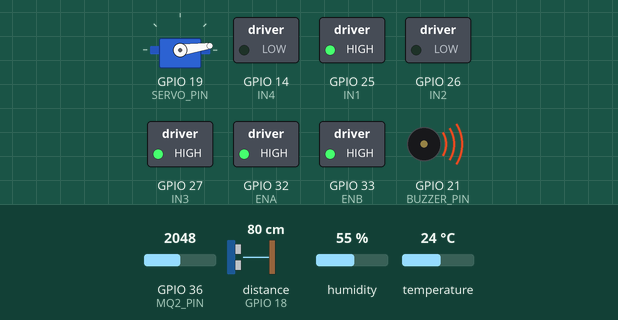
The sketch below on a simulated ESP32. Parts: servo, switched loads named in the sketch (green lamp = pin HIGH), buzzer (waves = sounding, pin HIGH). Wiring (inferred from the names in the program): ultrasonic range finder: trigger GPIO 5; echo GPIO 18. The inputs (shaded band) are chosen by the test bench; at power-on: distance to the obstacle (sensor on GPIO 18) 80 cm, GPIO 36 (MQ2_PIN) = 2048, humidity 55 %, temperature 24 °C. The echo pulse lasts 58.3 µs per cm; WiFi joins after 1.5 s; servers stay silent unless stated; uploads are accepted with an empty reply; pins used as bus, display or sensor lines are not drawn; what the sketch prints to the serial monitor is not drawn.

Above: at 11.4 s.
11.5 s: distance to the obstacle (sensor on GPIO 18) set to 19 cm
At 14.7 s:
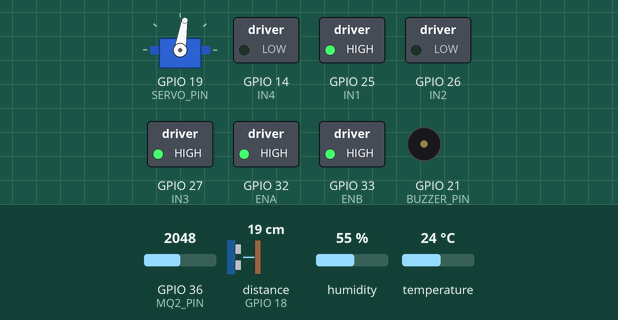
15.0 s: distance to the obstacle (sensor on GPIO 18) set to 15 cm
At 16.7 s:
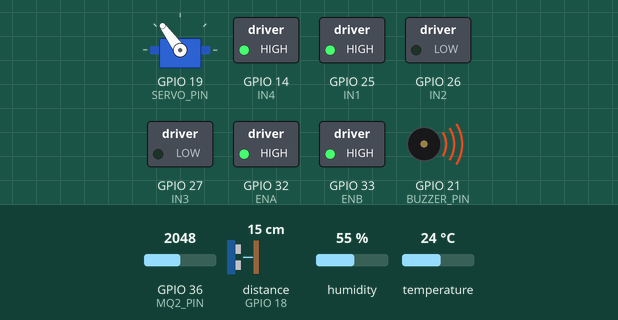
At 17.2 s:
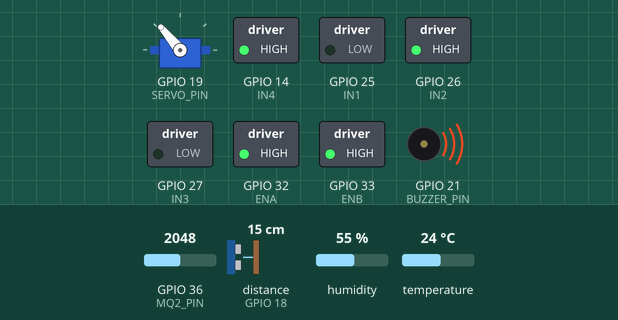
18.5 s: GPIO 36 (MQ2_PIN) set to 1931
At 20.8 s:
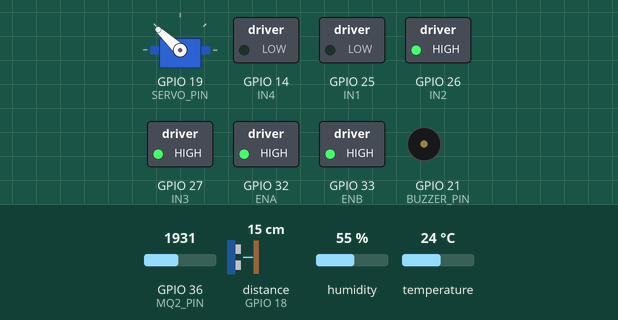
22.0 s: humidity set to 79 %
25.5 s: humidity set to 82 %
29.0 s: distance to the obstacle (sensor on GPIO 18) set to 2 cm
Timing chart, 0 to 37.4 s (numbered marks = the images above; inputs shaded):
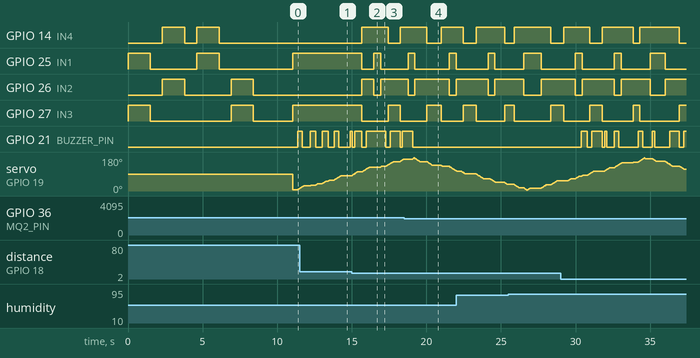

Measured:
- the behaviour switches between 17 and 16 cm on distance to the obstacle (sensor on GPIO 18) (found by bisection; images 1 and 2)
- the behaviour switches between 2001 and 2000 on GPIO 36 (MQ2_PIN) (found by bisection; images 3 and 4)
- after the input at 15.0 s, GPIO 14 (IN4): LOW → HIGH after 0.68 s, → LOW 1.8 s later, → HIGH 0.80 s later; GPIO 25 (IN1): HIGH → LOW after 0.68 s, → HIGH 0.80 s later, → LOW 0.46 s later; GPIO 26 (IN2): LOW → HIGH after 0.68 s, → LOW 0.80 s later, → HIGH 0.46 s later; GPIO 27 (IN3): HIGH → LOW after 0.68 s, → HIGH 1.8 s later, → LOW 0.80 s later
- by itself, servo on GPIO 19 (SERVO_PIN): rises from 53° to 175° in 5.4 s, then falls to 114° in 2.7 s

The sketch:

sketch_sep6a.ino
```cpp
#include <WiFi.h>
#include <FirebaseESP32.h>
#include <DHT.h>
#include <ESP32Servo.h>
#include <HTTPClient.h>
#include <WiFiClientSecure.h>

// ================= PENGATURAN WI-FI & FIREBASE =================
const char* ssid = "Kjiwonn";
const char* password = "geewonii28";

// URL Firebase (TANPA https:// dan TANPA garis miring / di akhir)
#define FIREBASE_HOST "rc-telementri-default-rtdb.asia-southeast1.firebasedatabase.app"
// Kunci Rahasia / Database Secret
#define FIREBASE_AUTH "y4KdPtOZOokvMWl8qdZuSUpeOla0NAXgQsOW5a02"

// Objek Firebase
FirebaseData fbdo;
FirebaseAuth auth;
FirebaseConfig config;

// ================= PENGATURAN NOTIFIKASI WHATSAPP (Fonnte) =================
const char* FONNTE_TOKEN = "eLwufMjLcsdnLTP59jHa";
const char* WA_PHONE  = "6287789175820"; // nomor tujuan notifikasi

// Jeda minimum antar pengiriman WhatsApp (ms) agar tidak spam
const unsigned long WA_COOLDOWN = 60000; // 60 detik
unsigned long lastWaSent = 0;

// ================= DEKLARASI PIN & SENSOR =================
#define DHTPIN 15
#define DHTTYPE DHT22
DHT dht(DHTPIN, DHTTYPE);

#define TRIG_PIN 5
#define ECHO_PIN 18
#define SERVO_PIN 19
#define BUZZER_PIN 21
#define MQ2_PIN 36

// Pin Motor L298N
#define IN1 25
#define IN2 26
#define IN3 27
#define IN4 14

// Pin Enable L298N (WAJIB HIGH agar output motor aktif; sebelumnya pin ini
// tidak pernah diatur di kode, sehingga motor diam meski IN1-IN4 benar)
#define ENA 32  // enable motor kiri (pasangan IN1/IN2)
#define ENB 33  // enable motor kanan (pasangan IN3/IN4)

Servo radarServo;

// ================= VARIABEL GLOBAL =================
float humidity = -999.0;
float temperature = -999.0;
int gasValue = 0;
long distance = 0;
bool isAlarm = false;

unsigned long previousMillis = 0;
unsigned long dhtMillis = 0;
unsigned long heartbeatMillis = 0;
unsigned long buzzerMillis = 0;
bool buzzerState = LOW;
bool firstSensorRead = true;

const int GAS_THRESHOLD = 2000;
const float HUMIDITY_THRESHOLD = 80.0;
const float SUHU_THRESHOLD = 40.0;

// ================= VARIABEL SWEEP SERVO (0 - 180 derajat) =================
int servoAngle = 0;          // sudut servo saat ini
int servoDirection = 1;      // 1 = bertambah (ke kanan), -1 = berkurang (ke kiri)
unsigned long servoMillis = 0;
const int SERVO_STEP_DELAY = 20; // ms antar langkah, makin kecil makin cepat sweepnya
const int SERVO_STEP_SIZE = 1;   // derajat per langkah

// ================= PENGATURAN PENGHINDARAN RINTANGAN (MOTOR DC) =================
// Jarak (cm) dari sensor ultrasonik di atas servo biru, sebagai batas aman.
// Kalau jarak terbaca LEBIH DEKAT dari ini, robot mulai manuver menghindar.
const int OBSTACLE_THRESHOLD_CM = 15;

// Durasi tiap tahap manuver (non-blocking, pakai millis() bukan delay())
const unsigned long DURASI_MUNDUR = 500;  // ms mundur sebelum belok
const unsigned long DURASI_BELOK  = 450;  // ms durasi belok (sesuaikan agar sudut belok pas)

// State mesin untuk navigasi robot, sesuai flowchart proposal:
// MAJU -> (jika ada rintangan) -> MUNDUR -> BELOK (kiri/kanan bergantian) -> MAJU lagi
enum StatusGerak { MAJU, MUNDUR, BELOK };
StatusGerak statusGerak = MAJU;
unsigned long gerakMillis = 0;
bool belokKeKanan = true; // bergantian kiri/kanan setiap kali menghindar

// ================= FUNGSI KONTROL MOTOR DC (DRIVER L298N) =================
// Catatan: Motor Kiri = IN1/IN2, Motor Kanan = IN3/IN4.
// Kalau arah fisik robot terbalik (maju jadi mundur, dsb), tukar HIGH/LOW
// pada motor yang bersangkutan.
void motorMaju() {
  digitalWrite(IN1, HIGH); digitalWrite(IN2, LOW);  // kiri maju
  digitalWrite(IN3, HIGH); digitalWrite(IN4, LOW);  // kanan maju
}

void motorMundur() {
  digitalWrite(IN1, LOW); digitalWrite(IN2, HIGH);  // kiri mundur
  digitalWrite(IN3, LOW); digitalWrite(IN4, HIGH);  // kanan mundur
}

void motorBelokKanan() {
  // Skid-steer: kiri maju, kanan mundur -> robot berputar ke kanan di tempat
  digitalWrite(IN1, HIGH); digitalWrite(IN2, LOW);
  digitalWrite(IN3, LOW);  digitalWrite(IN4, HIGH);
}

void motorBelokKiri() {
  // Skid-steer: kiri mundur, kanan maju -> robot berputar ke kiri di tempat
  digitalWrite(IN1, LOW);  digitalWrite(IN2, HIGH);
  digitalWrite(IN3, HIGH); digitalWrite(IN4, LOW);
}

void motorBerhenti() {
  digitalWrite(IN1, LOW);
  digitalWrite(IN2, LOW);
  digitalWrite(IN3, LOW);
  digitalWrite(IN4, LOW);
}

// Set TRUE untuk jalankan tes motor otomatis sekali saat ESP32 baru nyala
// (maju, mundur, belok kanan, belok kiri bergantian), TANPA bergantung pada
// sensor jarak sama sekali. Ini untuk memastikan wiring & hardware motor
// benar-benar berfungsi, terlepas dari logika penghindaran rintangan.
// Set FALSE lagi setelah motor dipastikan bergerak dengan benar.
const bool MOTOR_SELF_TEST = true;

void jalankanTesMotor() {
  Serial.println("=== TES MOTOR DIMULAI (self-test, abaikan sensor jarak) ===");

  Serial.println("[TES] MAJU selama 1.5 detik...");
  motorMaju();
  delay(1500);

  Serial.println("[TES] BERHENTI...");
  motorBerhenti();
  delay(800);

  Serial.println("[TES] MUNDUR selama 1.5 detik...");
  motorMundur();
  delay(1500);

  Serial.println("[TES] BERHENTI...");
  motorBerhenti();
  delay(800);

  Serial.println("[TES] BELOK KANAN selama 1.5 detik...");
  motorBelokKanan();
  delay(1500);

  Serial.println("[TES] BERHENTI...");
  motorBerhenti();
  delay(800);

  Serial.println("[TES] BELOK KIRI selama 1.5 detik...");
  motorBelokKiri();
  delay(1500);

  Serial.println("[TES] BERHENTI...");
  motorBerhenti();

  Serial.println("=== TES MOTOR SELESAI ===");
  Serial.println("Kalau TIDAK ADA SAMA SEKALI gerakan selama tes di atas,");
  Serial.println("masalahnya di HARDWARE (cek jumper ENA/ENB, kabel IN1-4,");
  Serial.println("tegangan baterai motor 3S, dan GND yang harus nyambung");
  Serial.println("antara ESP32, L298N, dan baterai motor).");
}

// Dipanggil tiap loop: jalankan state machine navigasi (maju/mundur/belok)
// berdasarkan jarak rintangan terbaru dari sensor ultrasonik.
void kendalikanNavigasiRobot() {
  unsigned long currentMillis = millis();

  // distance == -999 berarti sensor tidak membaca pantulan (tidak ada
  // rintangan dalam jangkauan ~5m), jadi dianggap aman.
  bool adaRintanganDekat = (distance > 0 && distance <= OBSTACLE_THRESHOLD_CM);

  switch (statusGerak) {
    case MAJU:
      if (adaRintanganDekat) {
        // Rintangan terdeteksi -> mulai manuver: mundur dulu
        statusGerak = MUNDUR;
        gerakMillis = currentMillis;
        motorMundur();
        Serial.println("[MOTOR] Rintangan dekat -> MUNDUR");
      } else {
        motorMaju();
      }
      break;

    case MUNDUR:
      if (currentMillis - gerakMillis >= DURASI_MUNDUR) {
        // Selesai mundur -> lanjut belok (bergantian kiri/kanan)
        statusGerak = BELOK;
        gerakMillis = currentMillis;
        if (belokKeKanan) motorBelokKanan(); else motorBelokKiri();
        Serial.println(belokKeKanan ? "[MOTOR] BELOK KANAN" : "[MOTOR] BELOK KIRI");
      }
      break;

    case BELOK:
      if (currentMillis - gerakMillis >= DURASI_BELOK) {
        // Selesai belok -> kembali maju, dan tukar arah belok untuk giliran berikutnya
        belokKeKanan = !belokKeKanan;
        statusGerak = MAJU;
        Serial.println("[MOTOR] Selesai belok -> MAJU lagi");
      }
      break;
  }
}

// ================= FUNGSI KIRIM NOTIFIKASI WHATSAPP (FONNTE) =================
void kirimWhatsApp(String pesan) {
  if (WiFi.status() != WL_CONNECTED) {
    Serial.println("WiFi tidak terhubung, notifikasi WA dibatalkan.");
    return;
  }

  WiFiClientSecure client;
  client.setInsecure(); // lewati verifikasi sertifikat SSL (cukup untuk kebutuhan proyek ini)

  HTTPClient http;
  http.begin(client, "https://api.fonnte.com/send");
  http.addHeader("Authorization", FONNTE_TOKEN);
  http.addHeader("Content-Type", "application/x-www-form-urlencoded");

  String body = "target=" + String(WA_PHONE) + "&message=" + pesan;
  int httpCode = http.POST(body);

  if (httpCode > 0) {
    String response = http.getString();
    Serial.printf("Notifikasi WA terkirim, kode: %d\n", httpCode);
    Serial.println("Respon Fonnte: " + response);
  } else {
    Serial.printf("Gagal kirim WA, error: %s\n", http.errorToString(httpCode).c_str());
  }
  http.end();
}

// Cek kondisi & kirim notifikasi jika perlu (dengan cooldown)
void cekDanKirimNotifikasi() {
  unsigned long currentMillis = millis();
  if (currentMillis - lastWaSent < WA_COOLDOWN) return; // masih dalam cooldown

  bool gasBahaya  = (gasValue > GAS_THRESHOLD);
  bool suhuBahaya = (temperature > -100 && temperature > SUHU_THRESHOLD);
  bool humBahaya  = (humidity > -100 && humidity > HUMIDITY_THRESHOLD);

  if (gasBahaya || suhuBahaya || humBahaya) {
    String pesan = "PERINGATAN ROBOT!%0A";

    if (suhuBahaya) {
      pesan += "- Suhu tinggi: " + String(temperature, 1) + " C%0A";
    }
    if (gasBahaya) {
      pesan += "- Gas/asap terdeteksi: " + String(gasValue) + " ADC%0A";
    }
    if (humBahaya) {
      pesan += "- Kelembapan tinggi: " + String(humidity, 1) + " %25%0A";
    }
    pesan += "Segera periksa lokasi robot.";

    kirimWhatsApp(pesan);
    lastWaSent = currentMillis;
  }
}

// ================= FUNGSI BACA ULTRASONIK =================
long readUltrasonic() {
  digitalWrite(TRIG_PIN, LOW);
  delayMicroseconds(2);
  digitalWrite(TRIG_PIN, HIGH);
  delayMicroseconds(10);
  digitalWrite(TRIG_PIN, LOW);

  // Timeout 30ms (~5 meter) agar loop tidak macet jika pantulan hilang
  long duration = pulseIn(ECHO_PIN, HIGH, 30000);
  if (duration == 0) return -999; // Sensor tidak terbaca / di luar jangkauan
  return duration * 0.034 / 2;
}

// ================= SETUP =================
void setup() {
  Serial.begin(115200);

  // Inisialisasi Pin
  pinMode(BUZZER_PIN, OUTPUT);
  pinMode(TRIG_PIN, OUTPUT);
  pinMode(ECHO_PIN, INPUT);
  pinMode(IN1, OUTPUT); pinMode(IN2, OUTPUT);
  pinMode(IN3, OUTPUT); pinMode(IN4, OUTPUT);

  // Aktifkan enable L298N (full speed, tanpa PWM dulu).
  // Tanpa ini, driver akan menahan output motor meskipun IN1-IN4 benar.
  pinMode(ENA, OUTPUT); pinMode(ENB, OUTPUT);
  digitalWrite(ENA, HIGH);
  digitalWrite(ENB, HIGH);

  dht.begin();
  radarServo.setPeriodHertz(50);
  radarServo.attach(SERVO_PIN, 1000, 2000);

  // Pastikan motor dalam keadaan berhenti saat baru menyala
  motorBerhenti();

  // Jalankan tes motor otomatis (lihat MOTOR_SELF_TEST di atas)
  if (MOTOR_SELF_TEST) {
    jalankanTesMotor();
  }

  // Koneksi Wi-Fi
  Serial.print("Menghubungkan ke Wi-Fi");
  WiFi.begin(ssid, password);
  while (WiFi.status() != WL_CONNECTED) {
    delay(500);
    Serial.print(".");
  }
  Serial.println("\nWi-Fi Terhubung!");

  // Koneksi Firebase
  config.database_url = FIREBASE_HOST;
  config.signer.tokens.legacy_token = FIREBASE_AUTH;

  Firebase.begin(&config, &auth);
  Firebase.reconnectWiFi(true);

  // Kirim sinyal langsung saat ESP32 selesai booting & terhubung
  Firebase.setInt(fbdo, "/ESP32_Status/heartbeat", millis());
  Serial.println("Sinyal ESP32 Terhubung terkirim ke Firebase!");

  // Notifikasi opsional saat robot online (boleh dihapus jika tidak perlu)
  kirimWhatsApp("Robot Penghindar Rintangan aktif dan terhubung ke WiFi & Firebase.");
  lastWaSent = millis();
}

// ================= LOOP UTAMA =================
void loop() {
  unsigned long currentMillis = millis();

  // 1. Timer Khusus Heartbeat Koneksi ESP32 (Setiap 1.5 Detik)
  if (currentMillis - heartbeatMillis >= 1500) {
    heartbeatMillis = currentMillis;
    Firebase.setInt(fbdo, "/ESP32_Status/heartbeat", currentMillis);
  }

  // 2. Timer Khusus DHT22 (Langsung saat start, lalu setiap 2 Detik)
  if (firstSensorRead || (currentMillis - dhtMillis >= 2000)) {
    dhtMillis = currentMillis;
    firstSensorRead = false;

    float h = dht.readHumidity();
    float t = dht.readTemperature();

    // Kirim -999 jika sensor DHT22 gagal terbaca agar website mendeteksi error sensor
    humidity = isnan(h) ? -999.0 : h;
    temperature = isnan(t) ? -999.0 : t;

    Firebase.setFloat(fbdo, "/Sensor/Kelembapan", humidity);
    Firebase.setFloat(fbdo, "/Sensor/Suhu", temperature);
  }

  // 3. Timer Real-Time MQ-2 & Ultrasonik (Setiap 800ms)
  if (currentMillis - previousMillis >= 800) {
    previousMillis = currentMillis;

    gasValue = analogRead(MQ2_PIN);
    distance = readUltrasonic();

    Firebase.setInt(fbdo, "/Sensor/Gas", gasValue);
    Firebase.setFloat(fbdo, "/Sensor/Jarak", distance);

    // Logika Alarm Buzzer Lokal di Mobil RC
    bool gasAlert = (gasValue > GAS_THRESHOLD);
    bool humAlert = (humidity > -100 && humidity > HUMIDITY_THRESHOLD);
    bool suhuAlert = (temperature > -100 && temperature > SUHU_THRESHOLD);
    isAlarm = (gasAlert || humAlert || suhuAlert);

    // Cek kondisi bahaya & kirim notifikasi WhatsApp jika perlu (dengan cooldown)
    cekDanKirimNotifikasi();

  }

  // Jalankan state machine navigasi (maju / mundur / belok) setiap loop,
  // supaya transisi antar tahap manuver tetap presisi waktunya.
  kendalikanNavigasiRobot();

  // 4. Logika Buzzer Berkedip
  if (isAlarm) {
    if (currentMillis - buzzerMillis >= 300) {
      buzzerMillis = currentMillis;
      buzzerState = !buzzerState;
      digitalWrite(BUZZER_PIN, buzzerState);
    }
  } else {
    digitalWrite(BUZZER_PIN, LOW);
    buzzerState = LOW;
  }

  // Servo sweep (radar) 0 - 180 derajat, bolak-balik, TIDAK berputar terus 360 derajat
  if (currentMillis - servoMillis >= SERVO_STEP_DELAY) {
    servoMillis = currentMillis;

    servoAngle += SERVO_STEP_SIZE * servoDirection;

    if (servoAngle >= 175) {
      servoAngle = 175;
      servoDirection = -1; // sampai mendekati kanan, balik arah ke kiri (diberi margin 5 derajat agar tidak mentok mekanis)
    } else if (servoAngle <= 5) {
      servoAngle = 5;
      servoDirection = 1;  // sampai mendekati kiri, balik arah ke kanan (diberi margin 5 derajat agar tidak mentok mekanis)
    }

    radarServo.write(servoAngle);
  }
}
```
